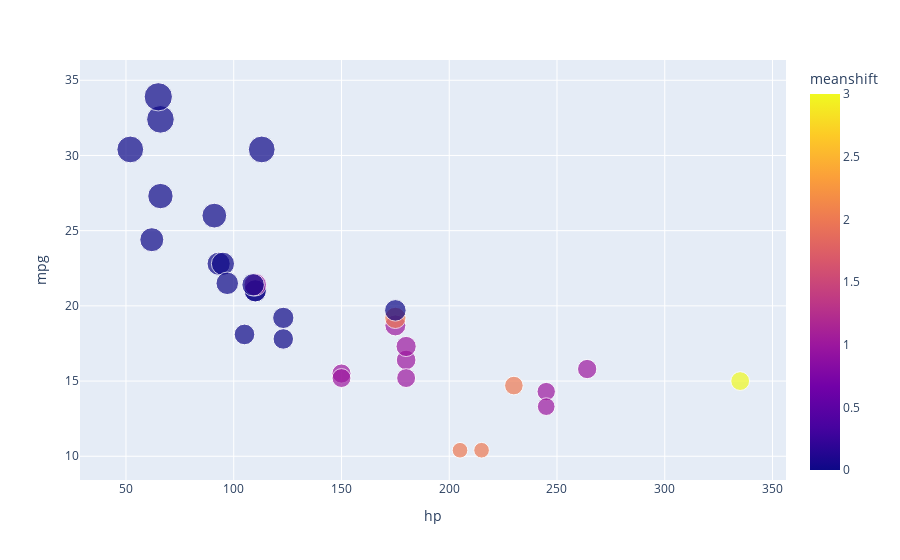

Notebook cell for this chart:
### Code cell
# plot X & Y coordinates and color by cluster number
import plotly.express as px
df = px.data.iris()
fig = px.scatter(df_cars, x="hp", y="mpg", color="meanshift", size='mpg', hover_data=['meanshift'])
fig.show()

### Figure 1 — Plotly figure (JSON) as saved in the notebook; plotly's stock layout.template omitted (floating-point values rounded to 4 significant figures)
{"data": [{"customdata": [[0], [0], [0], [1], [1], [0], [1], [0], [0], [0], [0], [1], [1], [1], [2], [2], [2], [0], [0], [0], [0], [1], [1], [1], [2], [0], [0], [0], [1], [0], [3], [0]], "hovertemplate": "hp=%{x}<br>mpg=%{marker.size}<br>meanshift=%{marker.color}<extra></extra>", "legendgroup": "", "marker": {"color": [0, 0, 0, 1, 1, 0, 1, 0, 0, 0, 0, 1, 1, 1, 2, 2, 2, 0, 0, 0, 0, 1, 1, 1, 2, 0, 0, 0, 1, 0, 3, 0], "coloraxis": "coloraxis", "size": [21, 21, 22.8, 21.4, 18.7, 18.1, 14.3, 24.4, 22.8, 19.2, 17.8, 16.4, 17.3, 15.2, 10.4, 10.4, 14.7, 32.4, 30.4, 33.9, 21.5, 15.5, 15.2, 13.3, 19.2, 27.3, 26, 30.4, 15.8, 19.7, 15, 21.4], "sizemode": "area", "sizeref": 0.08475, "symbol": "circle"}, "mode": "markers", "name": "", "orientation": "v", "showlegend": false, "type": "scatter", "x": [110, 110, 93, 110, 175, 105, 245, 62, 95, 123, 123, 180, 180, 180, 205, 215, 230, 66, 52, 65, 97, 150, 150, 245, 175, 66, 91, 113, 264, 175, 335, 109], "xaxis": "x", "y": [21, 21, 22.8, 21.4, 18.7, 18.1, 14.3, 24.4, 22.8, 19.2, 17.8, 16.4, 17.3, 15.2, 10.4, 10.4, 14.7, 32.4, 30.4, 33.9, 21.5, 15.5, 15.2, 13.3, 19.2, 27.3, 26, 30.4, 15.8, 19.7, 15, 21.4], "yaxis": "y"}], "layout": {"coloraxis": {"colorbar": {"title": {"text": "meanshift"}}, "colorscale": [[0, "#0d0887"], [0.1111, "#46039f"], [0.2222, "#7201a8"], [0.3333, "#9c179e"], [0.4444, "#bd3786"], [0.5556, "#d8576b"], [0.6667, "#ed7953"], [0.7778, "#fb9f3a"], [0.8889, "#fdca26"], [1, "#f0f921"]]}, "legend": {"itemsizing": "constant", "tracegroupgap": 0}, "margin": {"t": 60}, "xaxis": {"anchor": "y", "domain": [0, 1], "title": {"text": "hp"}}, "yaxis": {"anchor": "x", "domain": [0, 1], "title": {"text": "mpg"}}}}
